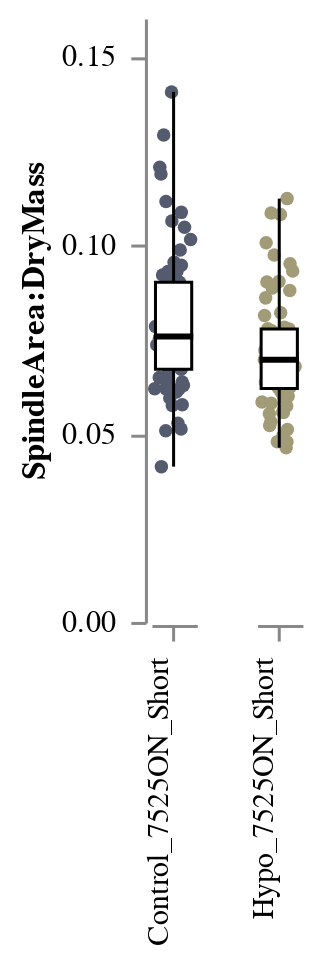

Write notebook code for a chart like this one.
### Code cell
STRIP_SpindleDryMassRatio = stripbox(
    data = df, 
    y = "SpindleArea_DryMass_Ratio", 
    x = "Condition", 
    y_title = "SpindleArea:DryMass", 
    colour = "Condition"
)
STRIP_SpindleDryMassRatio

### Figure 1 — Vega-Lite specification as saved in the notebook (floating-point values rounded to 4 significant figures; data arrays with more than 128 entries replaced by an {"elided": "..."} marker saying what was removed)
{"config": {"view": {"continuousWidth": 400, "continuousHeight": 300, "stroke": "transparent", "strokeWidth": 0.5}, "axis": {"grid": true, "labelPadding": 5, "ticks": true}, "facet": {"spacing": 18}, "header": {"labelOrient": "bottom", "title": null}}, "data": {"name": "data-62550d3ee3bffa22cafcd943bcc5dc00"}, "facet": {"column": {"type": "nominal", "field": "Condition", "header": {"labelAlign": "right", "labelAngle": -90, "labelOrient": "bottom", "labelPadding": 5, "titleOrient": "top"}}}, "spec": {"layer": [{"mark": {"type": "circle", "opacity": 1, "size": 20}, "encoding": {"color": {"type": "nominal", "field": "Condition", "legend": null, "scale": {"scheme": "cividis"}}, "x": {"type": "quantitative", "axis": {"grid": false, "labels": false, "ticks": true, "values": [0]}, "field": "jitter", "title": null}, "y": {"type": "quantitative", "axis": {"grid": false, "labels": true, "ticks": true}, "field": "SpindleArea_DryMass_Ratio", "title": "SpindleArea:DryMass"}}, "height": 200, "transform": [{"calculate": "(sqrt(-2 * log(random() / 2)) * cos(2 * PI * random() / 2))", "as": "jitter"}], "width": 15}, {"mark": {"type": "boxplot", "extent": "min-max", "size": 12}, "encoding": {"color": {"value": "white"}, "opacity": {"value": 1}, "stroke": {"value": "black"}, "y": {"type": "quantitative", "field": "SpindleArea_DryMass_Ratio", "title": "SpindleArea:DryMass"}}, "height": 200, "width": 30}]}, "$schema": "https://vega.github.io/schema/vega-lite/v4.8.1.json", "datasets": {"data-62550d3ee3bffa22cafcd943bcc5dc00": {"elided": "206 records"}}}
